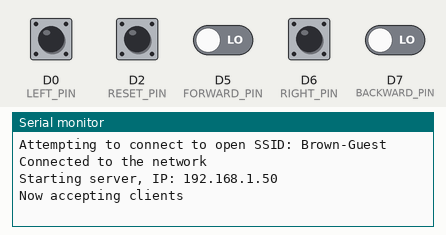
This sketch was run on a simulated Arduino MKR. On the bench: the last lines printed to the serial monitor. Inputs (shaded band) come from the test bench; at power-on: D0 (LEFT_PIN), D2 (RESET_PIN), D5 (FORWARD_PIN), D6 (RIGHT_PIN), D7 (BACKWARD_PIN) LOW. WiFi joins after 1.5 s; servers stay silent unless stated.

Above: at 12.7 s.
12.8 s: D0 (LEFT_PIN) pulled HIGH for 0.15 s
At 13.5 s:
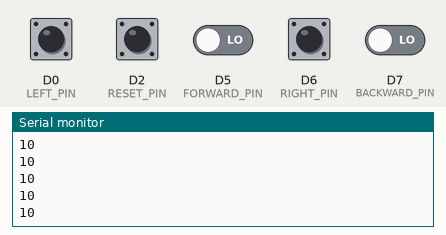
14.4 s: D2 (RESET_PIN) pulled HIGH for 0.15 s
At 15.7 s:
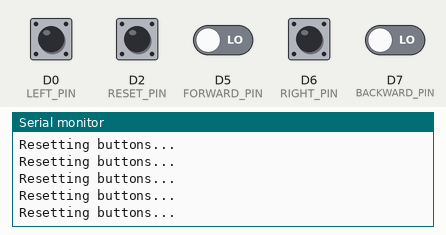
16.0 s: D5 (FORWARD_PIN) driven HIGH
At 16.6 s:
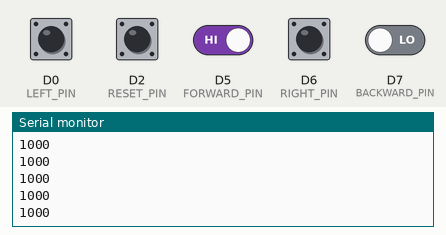
17.5 s: D6 (RIGHT_PIN) pulled HIGH for 0.15 s
19.1 s: D7 (BACKWARD_PIN) driven HIGH
At 20.0 s:
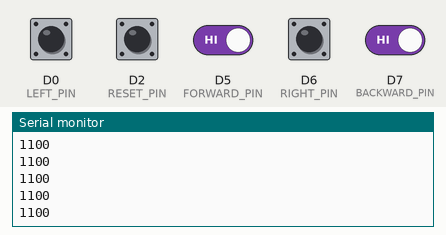
20.6 s: D0 (LEFT_PIN) pulled HIGH for 1 s
At 21.5 s:
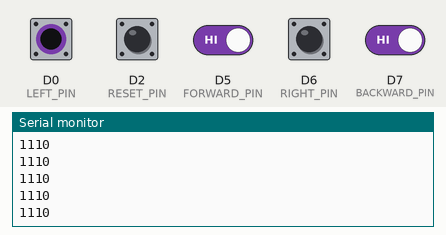
Timing chart, 0 to 23.6 s (numbered marks = the images above; inputs shaded):
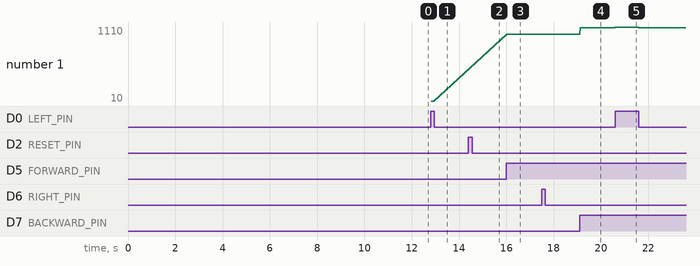

The sketch:

carServer.ino
```cpp
#include <SPI.h>
#include <WiFi101.h>

#define TEST false // make true to run tests and run infinite loop

#define B_SSID "Brown-Guest"
char bssid[] = B_SSID;

int status = WL_IDLE_STATUS;     // the WiFi server's status
WiFiServer server(8888); // Our server on port 8888

int RESET_PIN = 2;
int FORWARD_PIN = 5; // button pin to move forward
int BACKWARD_PIN = 7; // button pin to move backward
int LEFT_PIN = 0;
int RIGHT_PIN = 6;

enum SERV_STATE {
  WAIT,
  SEND
};

SERV_STATE currState = WAIT;


/*********** BUTTON AND INTERRUPTS ************/

#define R 0x1;
#define R_BIT 0;
#define L 0x2;
#define L_BIT 1;
#define B 0x4;
#define B_BIT 2;
#define F 0x8;
#define F_BIT 3;

volatile uint8_t buttons = 0;

volatile bool canInterruptF;
volatile unsigned long lastInterruptF = 0;
void updateButtonF() {
  if (canInterruptF) {
    lastInterruptF = millis();
    canInterruptF = false;
    buttons ^= 1 << F_BIT;
  }

}

volatile bool canInterruptB;
volatile unsigned long lastInterruptB = 0;
void updateButtonB() {
  if (canInterruptB) {
    lastInterruptB = millis();
    canInterruptB = false;
    buttons ^= 1 << B_BIT;
  }
}

volatile bool canInterruptL;
volatile unsigned long lastInterruptL = 0;
void updateButtonL() {
  if (canInterruptL) {
    lastInterruptL = millis();
    canInterruptL = false;
    buttons ^= 1 << L_BIT;
  }
}

volatile bool canInterruptR;
volatile unsigned long lastInterruptR = 0;
void updateButtonR() {
  if (canInterruptR) {
    lastInterruptR = millis();
    canInterruptR = false;
    buttons ^= 1 << R_BIT;
  }
}


/*********** MAIN CODE ************/

void setup() {
  //Initialize serial and wait for port to open:
  initPins();
  Serial.begin(9600);
  while (!Serial) {
    ; // wait for serial port to connect.
  }

   if (TEST) {
    runTests();
  }

  // attempt to connect to WiFi network:
  while ( status != WL_CONNECTED) {
    Serial.print("Attempting to connect to open SSID: ");
    Serial.println(bssid);
    //status = WiFi.begin(ssid, pass);
    status = WiFi.begin(bssid);

    // wait 10 seconds for connection:
    delay(10000);
  }


  // begin accepting clients and connect to the server
  startServer();
}


void updateFsm(int b) {
  if (currState == WAIT) {
    if (b != 0) {
      currState = SEND;
      return;
    }

    WiFiClient client = server.available();
    if (client) {
      Serial.println("woooo client");
    }

    return;
  }

  if (currState == SEND) {
    if (b == 0) {
      currState = WAIT;
      return;
    }

    WiFiClient client = server.available();
    if (client) {
      Serial.println("woooo client");
    }

    //delay(90);
    Serial.println(b, BIN);
    server.write(b);
    return;
  }
}


void checkReset() {
  if (digitalRead(RESET_PIN)) {
    Serial.println("Resetting buttons...");
    buttons = 0;
  }
}

void loop() {
  delay(20);
  checkReset();

  int t = millis();
  if ((t - lastInterruptF) > 15) {
    canInterruptF = true;
  }

  if ((t - lastInterruptB) > 15) {
    canInterruptB = true;
  }

  if ((t - lastInterruptR) > 15) {
    canInterruptR = true;
  }

  if ((t - lastInterruptL) > 15) {
    canInterruptL = true;
  }

  updateFsm(buttons);
}

void initPins() {
  pinMode(FORWARD_PIN, INPUT);
  pinMode(BACKWARD_PIN, INPUT);
  pinMode(LEFT_PIN, INPUT);
  pinMode(RIGHT_PIN, INPUT);
  pinMode(RESET_PIN, INPUT);

    // change the buttons we are sending when button is pressed
  attachInterrupt(digitalPinToInterrupt(FORWARD_PIN), updateButtonF, CHANGE);
  attachInterrupt(digitalPinToInterrupt(BACKWARD_PIN), updateButtonB, CHANGE);
  attachInterrupt(digitalPinToInterrupt(RIGHT_PIN), updateButtonR, CHANGE);
  attachInterrupt(digitalPinToInterrupt(LEFT_PIN), updateButtonL, CHANGE);
}

void startServer() {
  Serial.println("Connected to the network");
  server.begin();
  Serial.print("Starting server, IP: ");
  IPAddress myAddr = WiFi.localIP();
  Serial.println(myAddr);
  Serial.println("Now accepting clients");
}


/**************** TESTING ************************/


void testFSM(int buttons, SERV_STATE startState, SERV_STATE endState) {

  currState = startState;
  updateFsm(buttons);
  Serial.print("Tested with button input of: ");
  Serial.print(buttons, BIN);
  const char* c = (endState == currState) ? "SUCCEEDED" : "FAILED";
  Serial.print("... Test ");
  Serial.println(c);
}

void runTests() {

  // buttons = 0
  testFSM(0, WAIT, WAIT);
  testFSM(0, SEND, WAIT);

  // buttons != 0
  testFSM(1, SEND, SEND);
  testFSM(4, SEND, SEND);
  testFSM(1, WAIT, SEND);
  testFSM(4, WAIT, SEND);
  while (1) { };
}
```

Measured:
- after the input at 12.8 s, the serial monitor: prints a new line at once (image 1)
- after the input at 14.4 s, the serial monitor: prints a new line at once (image 2)
- after the input at 16.0 s, the serial monitor: prints a new line at once (image 3)
- after the input at 19.1 s, the serial monitor: prints a new line at once (image 4)
- after the input at 20.6 s, the serial monitor: prints a new line at once (image 5)
- plotted number 1: 10 → 1000 after the input at 16.0 s, 1000 → 1100 after the input at 19.1 s
